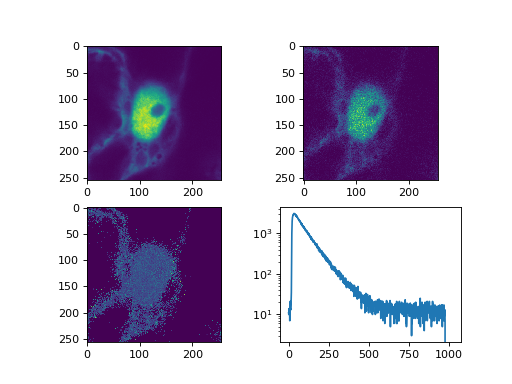

This figure's Python source:
from __future__ import print_function
import tttrlib
import pylab as p

data = tttrlib.TTTR('../../test/data/PQ/HT3/PQ_HT3_CLSM.ht3', 1)

frame_marker = [4]
line_start_marker = 1
line_stop_marker = 2
event_type_marker = 1
pixel_per_line = 256
reading_routine = 'default'
image = tttrlib.CLSMImage(
    data,
    frame_marker,
    line_start_marker,
    line_stop_marker,
    event_type_marker,
    pixel_per_line,
    reading_routine
)

channels = (0, 1)

image.fill_pixels(data, channels)

image_intensity = image.get_intensity_image()

fig, ax = p.subplots(2, 2, False, False, True)

im = ax[0, 0].imshow(image_intensity.sum(axis=0))
#p.colorbar(im, ax=ax[0])

im = ax[0, 1].imshow(image_intensity[30])
#p.colorbar(im, ax=ax[1])

image_mean_tac = image.get_mean_tac_image(data, 3)
im = ax[1, 0].imshow(image_mean_tac[30] / 1000)
#p.colorbar(im, ax=ax[2])

image_decay = image.get_decay_image(data, 32)

im = ax[1, 1].semilogy(image_decay[30].sum(axis=(0, 1)))

p.show()
